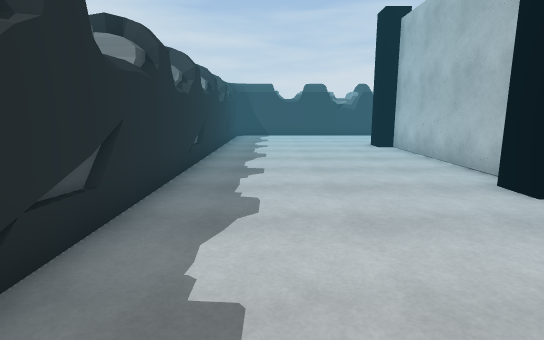
view 1 (above)

17 first-person views from a walk through a scene from a Unity 3-D project. The camera is 1.4 m above the floor, tilts 10° down and sees 80° across. The floor is counted in squares, 1 m on a side. Each view is taken from the middle of a square. On the plan, view 1 faces up. The plan holds only what a view shows up to about 15 squares ahead; the rest is blank. The place goes on beyond the plan. The player is left out.

view 2
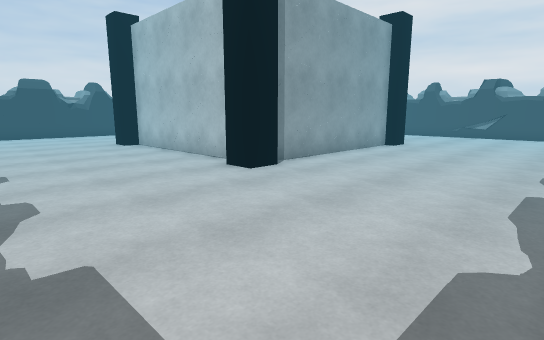

view 3
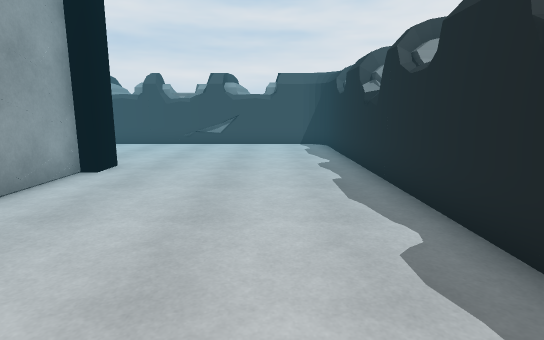

view 4
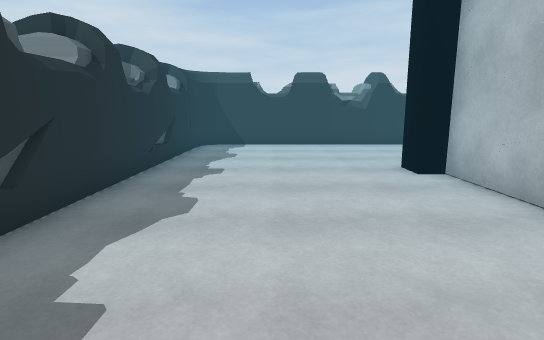

view 5
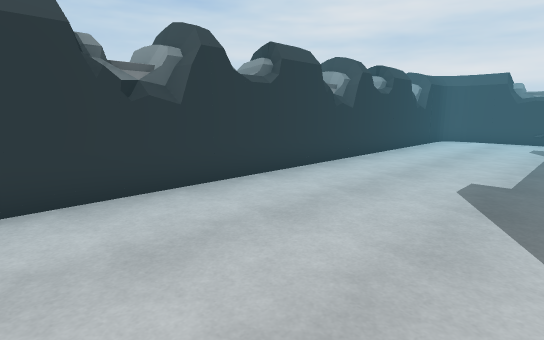

view 6
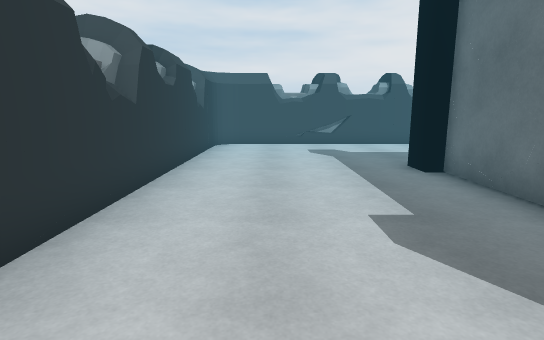

view 7
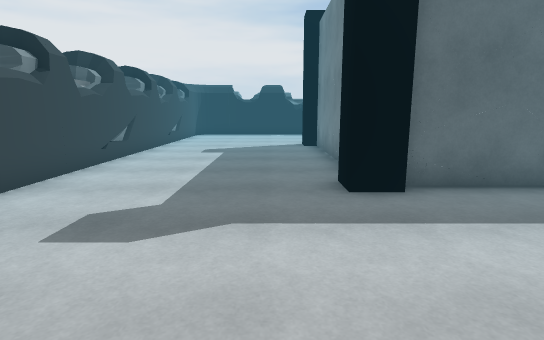

view 8
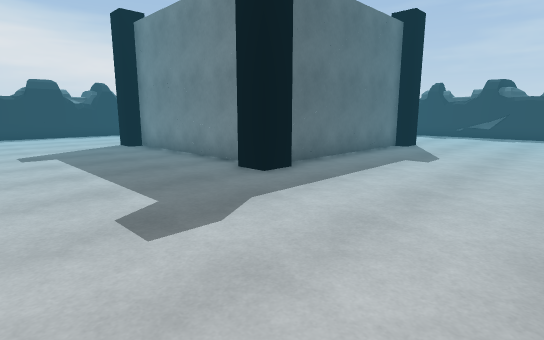

view 9
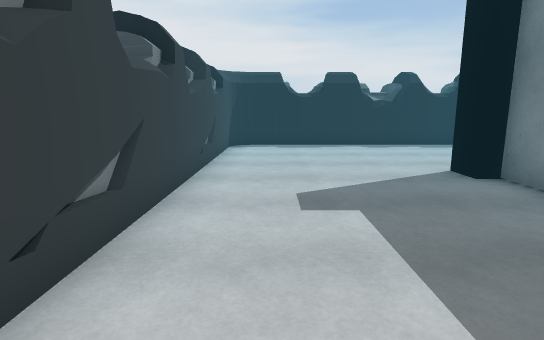

view 10
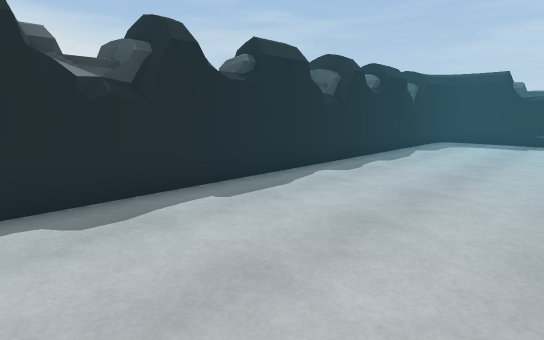

view 11
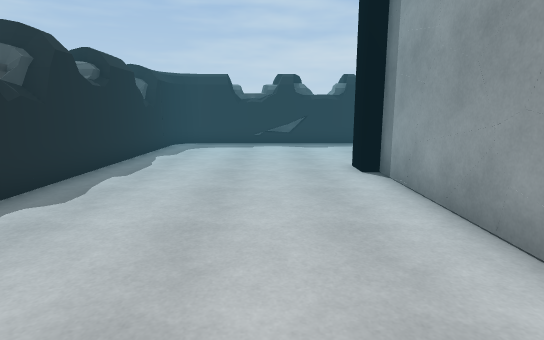

view 12
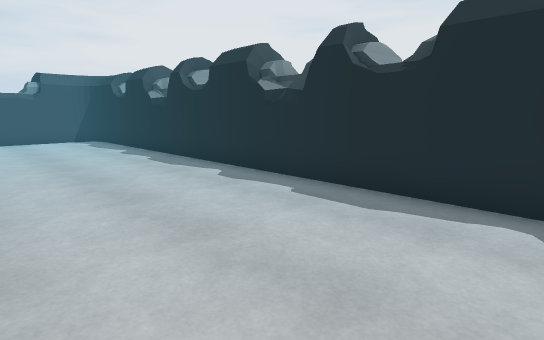

view 13
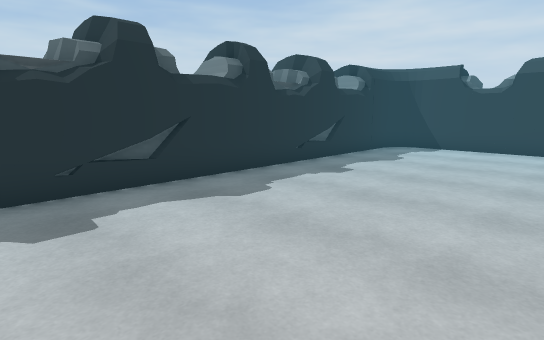

view 14
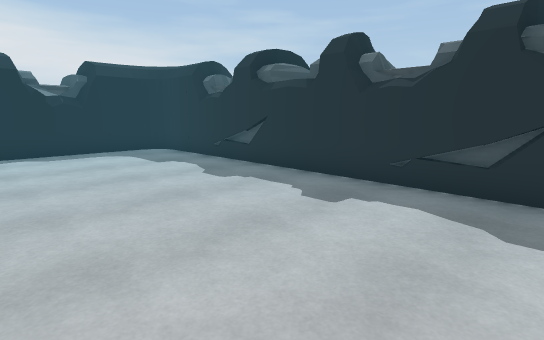

view 15
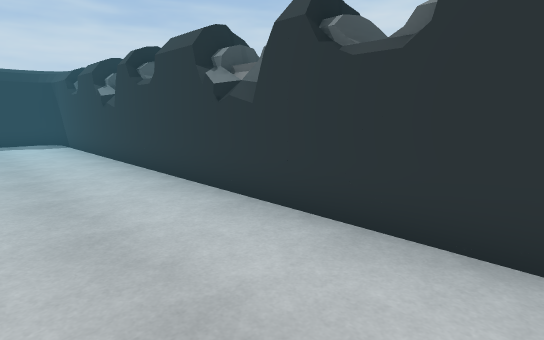

view 16
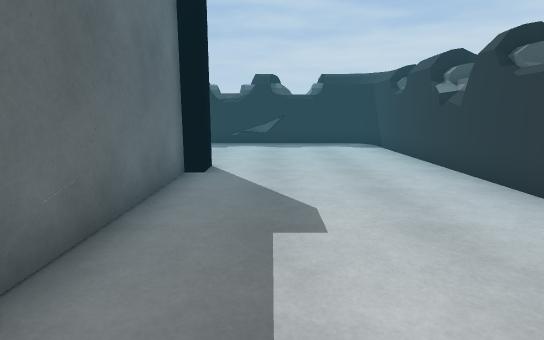

view 17
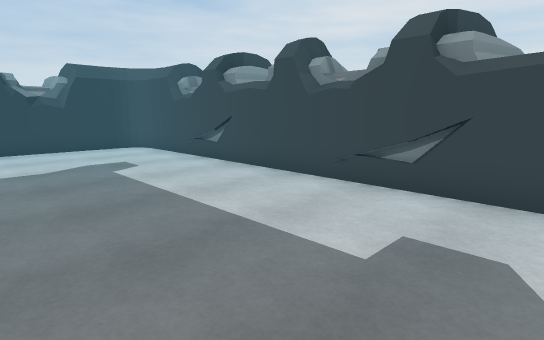

### Floor plan
Key: @ floor where view 1 was taken; # wall or solid block; . floor; O other object.
Columns run from 4 left of view 1 to 22 right of it. Each row starts with its distance up from view 1.
 22      O O OO OOOOOOO  O
 21   OOOOOOOOOOOOOOOOOOOOOOO
 20  OO.....................O
 19  OO.....................O
 18 OOO.....................O
 17   O.....................O
 16   O.....................O
 15 OOO.....................OO
 14  OO......#...#####......OO
 13  OO.......       .......O
 12 OOO.......       .......OO
 11   O.......       .......OO
 10  OO......#       #......OO
  9 OOO......#       #......OOO
  8  OO......#       #......OO
  7  OO......#       #......OO
  6  OO......#...#####......OO
  5 OOO.....................O
  4 OOO.....................O
  3   O.....................O
  2  OO.....................O
  1   O.....................O
  0  OO.@...................O
 -1  OO.....................O
 -2   OOOOOOOOOOOOOOOOOOOOOOO
 -3      O O OOOOOO OO O

Positions as (right, up) in squares from view 1, and headings:
1: (0, 0), facing up
2: (-1, -1), facing up-right
3: (5, 1), facing right
4: (1, 6), facing up
5: (2, 15), facing up-right
6: (5, 18), facing right
7: (15, 20), facing down
8: (19, 20), facing down-left
9: (18, 13), facing down
10: (15, 4), facing down-left
11: (13, 3), facing left
12: (2, 4), facing down-right
13: (4, 7), facing up-left
14: (4, 11), facing down-left
15: (15, 17), facing up-left
16: (13, 16), facing left
17: (14, 7), facing up-right
